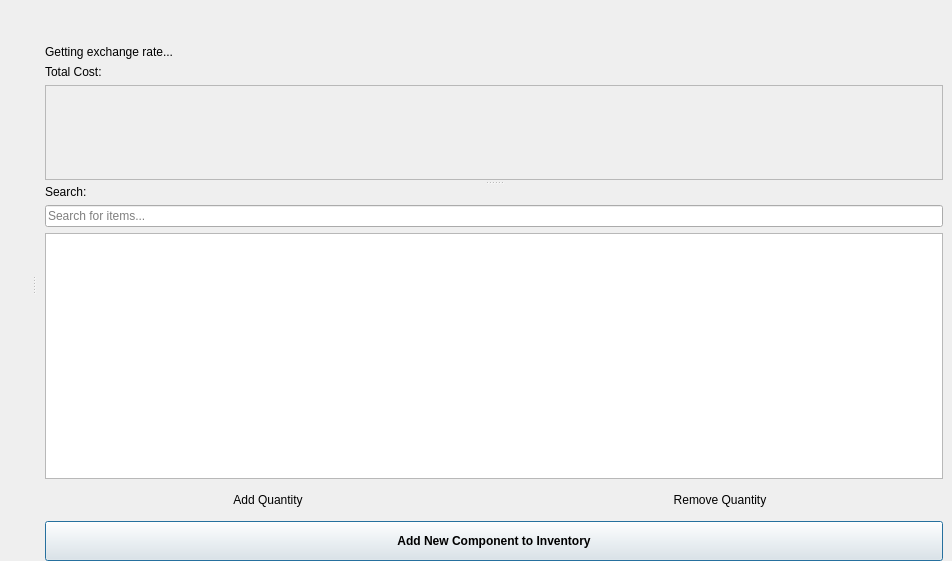
<?xml version="1.0" encoding="UTF-8"?>
<ui version="4.0">
 <class>Form</class>
 <widget class="QWidget" name="Form">
  <property name="geometry">
   <rect>
    <x>0</x>
    <y>0</y>
    <width>952</width>
    <height>561</height>
   </rect>
  </property>
  <property name="windowTitle">
   <string>Form</string>
  </property>
  <layout class="QVBoxLayout" name="verticalLayout_2">
   <property name="spacing">
    <number>0</number>
   </property>
   <property name="leftMargin">
    <number>0</number>
   </property>
   <property name="topMargin">
    <number>6</number>
   </property>
   <property name="rightMargin">
    <number>9</number>
   </property>
   <property name="bottomMargin">
    <number>0</number>
   </property>
   <item>
    <widget class="QSplitter" name="splitter">
     <property name="lineWidth">
      <number>1</number>
     </property>
     <property name="midLineWidth">
      <number>0</number>
     </property>
     <property name="orientation">
      <enum>Qt::Orientation::Horizontal</enum>
     </property>
     <property name="opaqueResize">
      <bool>true</bool>
     </property>
     <property name="handleWidth">
      <number>5</number>
     </property>
     <property name="childrenCollapsible">
      <bool>true</bool>
     </property>
     <widget class="QWidget" name="layoutWidget">
      <layout class="QVBoxLayout" name="verticalLayout">
       <property name="rightMargin">
        <number>9</number>
       </property>
      </layout>
     </widget>
     <widget class="QWidget" name="widget" native="true">
      <property name="maximumSize">
       <size>
        <width>16777215</width>
        <height>16777215</height>
       </size>
      </property>
      <layout class="QVBoxLayout" name="verticalLayout_3">
       <property name="spacing">
        <number>6</number>
       </property>
       <property name="leftMargin">
        <number>9</number>
       </property>
       <property name="topMargin">
        <number>0</number>
       </property>
       <property name="rightMargin">
        <number>0</number>
       </property>
       <property name="bottomMargin">
        <number>0</number>
       </property>
       <item>
        <widget class="QWidget" name="verticalWidget_2" native="true">
         <layout class="QVBoxLayout" name="verticalLayout_36">
          <property name="leftMargin">
           <number>0</number>
          </property>
          <property name="topMargin">
           <number>3</number>
          </property>
          <property name="rightMargin">
           <number>0</number>
          </property>
          <property name="bottomMargin">
           <number>0</number>
          </property>
          <item>
           <layout class="QHBoxLayout" name="horizontalLayout_3">
            <item>
             <spacer name="horizontalSpacer">
              <property name="orientation">
               <enum>Qt::Orientation::Horizontal</enum>
              </property>
              <property name="sizeHint" stdset="0">
               <size>
                <width>40</width>
                <height>20</height>
               </size>
              </property>
             </spacer>
            </item>
            <item>
             <widget class="QPushButton" name="pushButton_popout">
              <property name="sizePolicy">
               <sizepolicy hsizetype="Fixed" vsizetype="Fixed">
                <horstretch>0</horstretch>
                <verstretch>0</verstretch>
               </sizepolicy>
              </property>
              <property name="minimumSize">
               <size>
                <width>30</width>
                <height>30</height>
               </size>
              </property>
              <property name="maximumSize">
               <size>
                <width>30</width>
                <height>30</height>
               </size>
              </property>
              <property name="cursor">
               <cursorShape>PointingHandCursor</cursorShape>
              </property>
              <property name="text">
               <string/>
              </property>
              <property name="icon">
               <iconset>
                <normaloff>../../icons/open_in_new.png</normaloff>../../icons/open_in_new.png</iconset>
              </property>
              <property name="iconSize">
               <size>
                <width>30</width>
                <height>30</height>
               </size>
              </property>
              <property name="flat">
               <bool>true</bool>
              </property>
             </widget>
            </item>
           </layout>
          </item>
          <item>
           <widget class="QSplitter" name="splitter_2">
            <property name="orientation">
             <enum>Qt::Orientation::Vertical</enum>
            </property>
            <property name="handleWidth">
             <number>5</number>
            </property>
            <widget class="QWidget" name="layoutWidget_2">
             <layout class="QVBoxLayout" name="verticalLayout_42">
              <item>
               <widget class="QLabel" name="label_exchange_price">
                <property name="text">
                 <string>Getting exchange rate...</string>
                </property>
               </widget>
              </item>
              <item>
               <widget class="QLabel" name="label_total_unit_cost">
                <property name="text">
                 <string>Total Cost: </string>
                </property>
                <property name="textInteractionFlags">
                 <set>Qt::TextInteractionFlag::LinksAccessibleByMouse|Qt::TextInteractionFlag::TextSelectableByMouse</set>
                </property>
               </widget>
              </item>
              <item>
               <widget class="QScrollArea" name="scrollArea">
                <property name="widgetResizable">
                 <bool>true</bool>
                </property>
                <widget class="QWidget" name="scrollAreaWidgetContents">
                 <property name="geometry">
                  <rect>
                   <x>0</x>
                   <y>0</y>
                   <width>891</width>
                   <height>78</height>
                  </rect>
                 </property>
                 <property name="maximumSize">
                  <size>
                   <width>16777215</width>
                   <height>16777215</height>
                  </size>
                 </property>
                 <layout class="QVBoxLayout" name="verticalLayout_6">
                  <property name="spacing">
                   <number>0</number>
                  </property>
                  <property name="leftMargin">
                   <number>0</number>
                  </property>
                  <property name="topMargin">
                   <number>0</number>
                  </property>
                  <property name="rightMargin">
                   <number>0</number>
                  </property>
                  <property name="bottomMargin">
                   <number>0</number>
                  </property>
                  <item>
                   <layout class="QGridLayout" name="gridLayout_category_stock_costs">
                    <property name="horizontalSpacing">
                     <number>0</number>
                    </property>
                    <property name="verticalSpacing">
                     <number>6</number>
                    </property>
                   </layout>
                  </item>
                 </layout>
                </widget>
               </widget>
              </item>
             </layout>
            </widget>
            <widget class="QWidget" name="layoutWidget_3">
             <layout class="QVBoxLayout" name="verticalLayout_7">
              <item>
               <widget class="QLabel" name="label_2">
                <property name="text">
                 <string>Search:</string>
                </property>
                <property name="buddy">
                 <cstring>lineEdit_search_items</cstring>
                </property>
               </widget>
              </item>
              <item>
               <widget class="QLineEdit" name="lineEdit_search_items">
                <property name="statusTip">
                 <string>Search items in this category</string>
                </property>
                <property name="inputMask">
                 <string/>
                </property>
                <property name="dragEnabled">
                 <bool>false</bool>
                </property>
                <property name="placeholderText">
                 <string>Search for items...</string>
                </property>
                <property name="clearButtonEnabled">
                 <bool>true</bool>
                </property>
               </widget>
              </item>
              <item>
               <widget class="QListWidget" name="listWidget_itemnames">
                <property name="statusTip">
                 <string>All items from this category</string>
                </property>
                <property name="styleSheet">
                 <string notr="true"/>
                </property>
               </widget>
              </item>
             </layout>
            </widget>
           </widget>
          </item>
         </layout>
        </widget>
       </item>
       <item>
        <layout class="QHBoxLayout" name="horizontalLayout_2">
         <property name="leftMargin">
          <number>0</number>
         </property>
         <property name="topMargin">
          <number>0</number>
         </property>
         <property name="rightMargin">
          <number>0</number>
         </property>
         <property name="bottomMargin">
          <number>0</number>
         </property>
         <item>
          <widget class="QPushButton" name="pushButton_add_quantity">
           <property name="minimumSize">
            <size>
             <width>0</width>
             <height>30</height>
            </size>
           </property>
           <property name="statusTip">
            <string>Adds to the currently selected item</string>
           </property>
           <property name="text">
            <string>Add Quantity</string>
           </property>
           <property name="flat">
            <bool>true</bool>
           </property>
          </widget>
         </item>
         <item>
          <widget class="QPushButton" name="pushButton_remove_quantity">
           <property name="minimumSize">
            <size>
             <width>0</width>
             <height>30</height>
            </size>
           </property>
           <property name="statusTip">
            <string>Removes from the currently selected item</string>
           </property>
           <property name="text">
            <string>Remove Quantity</string>
           </property>
           <property name="flat">
            <bool>true</bool>
           </property>
          </widget>
         </item>
        </layout>
       </item>
       <item>
        <widget class="QPushButton" name="pushButton_create_new">
         <property name="enabled">
          <bool>true</bool>
         </property>
         <property name="sizePolicy">
          <sizepolicy hsizetype="Minimum" vsizetype="Preferred">
           <horstretch>0</horstretch>
           <verstretch>0</verstretch>
          </sizepolicy>
         </property>
         <property name="minimumSize">
          <size>
           <width>0</width>
           <height>40</height>
          </size>
         </property>
         <property name="maximumSize">
          <size>
           <width>16777215</width>
           <height>40</height>
          </size>
         </property>
         <property name="font">
          <font>
           <bold>true</bold>
          </font>
         </property>
         <property name="cursor">
          <cursorShape>ArrowCursor</cursorShape>
         </property>
         <property name="toolTip">
          <string/>
         </property>
         <property name="statusTip">
          <string>Create a new item</string>
         </property>
         <property name="text">
          <string>Add New Component to Inventory</string>
         </property>
         <property name="checkable">
          <bool>false</bool>
         </property>
         <property name="default">
          <bool>true</bool>
         </property>
         <property name="flat">
          <bool>false</bool>
         </property>
        </widget>
       </item>
      </layout>
     </widget>
    </widget>
   </item>
  </layout>
 </widget>
 <tabstops>
  <tabstop>lineEdit_search_items</tabstop>
  <tabstop>pushButton_add_quantity</tabstop>
  <tabstop>pushButton_remove_quantity</tabstop>
  <tabstop>pushButton_create_new</tabstop>
  <tabstop>listWidget_itemnames</tabstop>
  <tabstop>scrollArea</tabstop>
 </tabstops>
 <resources/>
 <connections/>
</ui>
